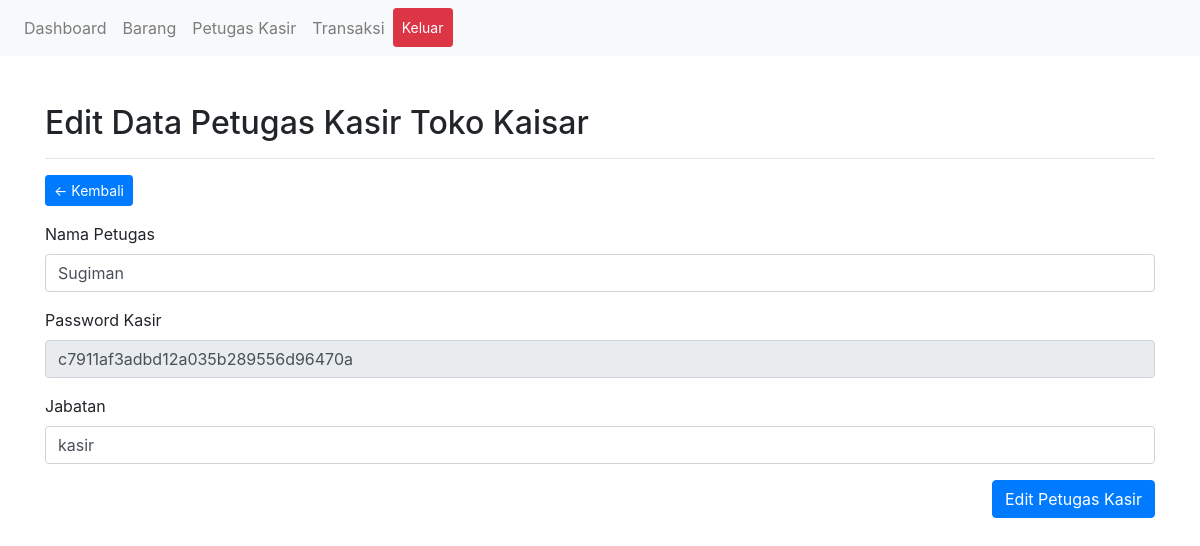
Page /admin/petugas-kasir.php?h=edit-kasir&id=2 (signed in) on the committed database.
### tables this page shows
CREATE TABLE `tb_users` (
  `id` int(11) NOT NULL,
  `nama` varchar(255) NOT NULL,
  `password` varchar(255) NOT NULL,
  `jabatan` enum('admin','kasir') NOT NULL
);

### admin/includes/edit-kasir.php (the view, shortened to what this page needs)
<div class="container mt-5">
	<h2>Edit Data Petugas Kasir Toko Kaisar</h2>
	<hr>
	<a href="petugas-kasir.php" class="btn btn-primary btn-sm float-left">&larr; Kembali</a>
	<div class="clearfix"></div>
	<?php
	$kasir = $conn->query("SELECT * FROM tb_users WHERE id = '".$_GET['id']."'");
	$data = $kasir->fetch_assoc();
	?>
	<form action="proses/edit_kasir.php" method="POST" class="mt-3" autocomplete="off">
		<div class="form-group">
			<label for="nama">Nama Petugas</label>
			<input type="text" name="nama" value="<?= $data['nama'] ?>" class="form-control" autofocus required>
		</div>
		<div class="form-group">
			<label for="password">Password Kasir</label>
			<input type="text" name="password" value="<?= $data['password'] ?>" class="form-control" required readonly>
		</div>
		<div class="form-group">
			<label for="jabatan">Jabatan</label>
			<input type="text" name="jabatan" value="<?= $data['jabatan'] ?>" class="form-control" required>
		</div>
		<button type="submit" class="btn btn-primary float-right">Edit Petugas Kasir</button>
	</form>
</div>

### rows in the picture
tb_users: nama "Sugiman", password "c7911af3adbd12a035b289556d96470a", jabatan "kasir"
